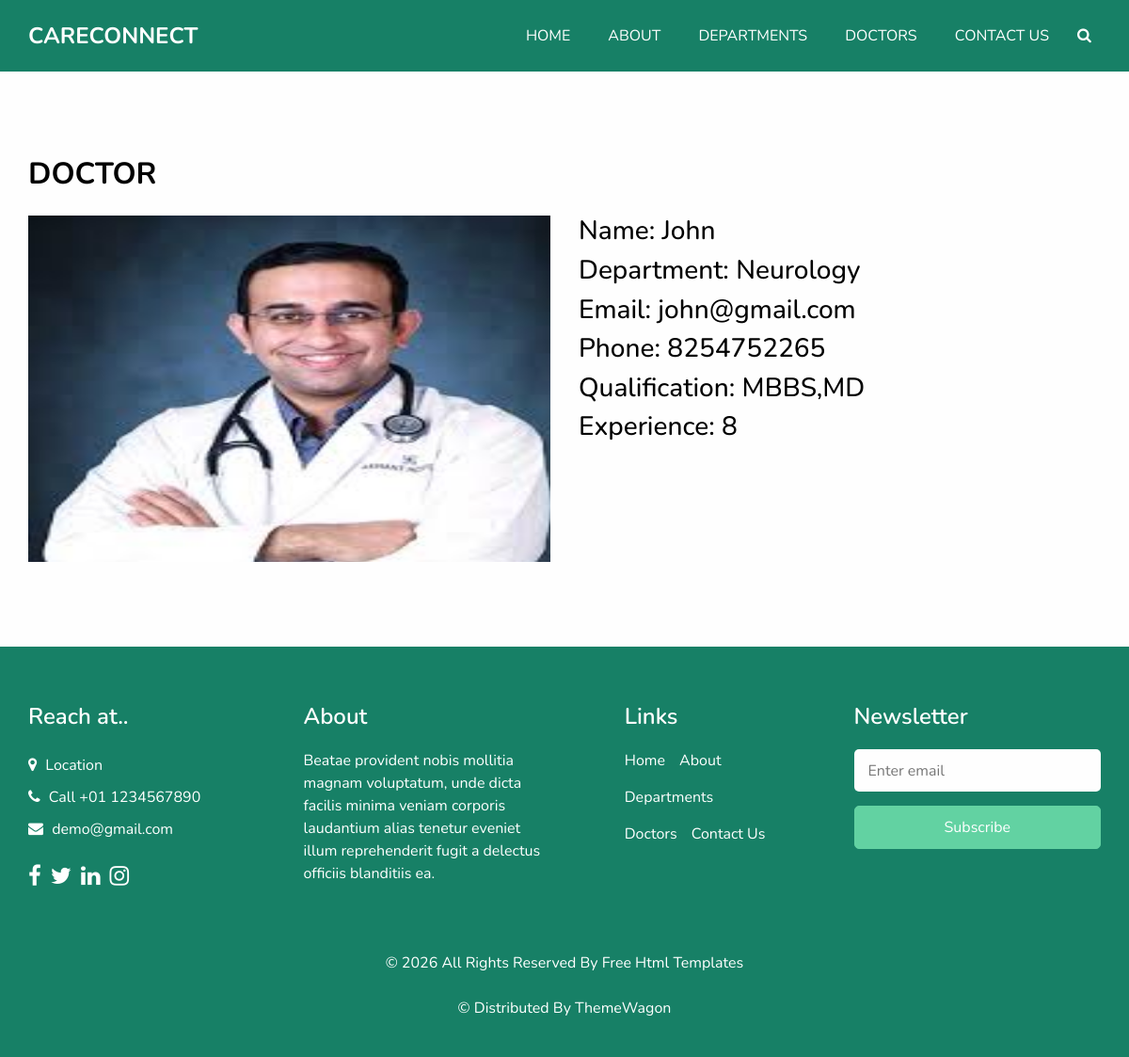
Page /appointment/single_doctor/8/ on the earlier database version.
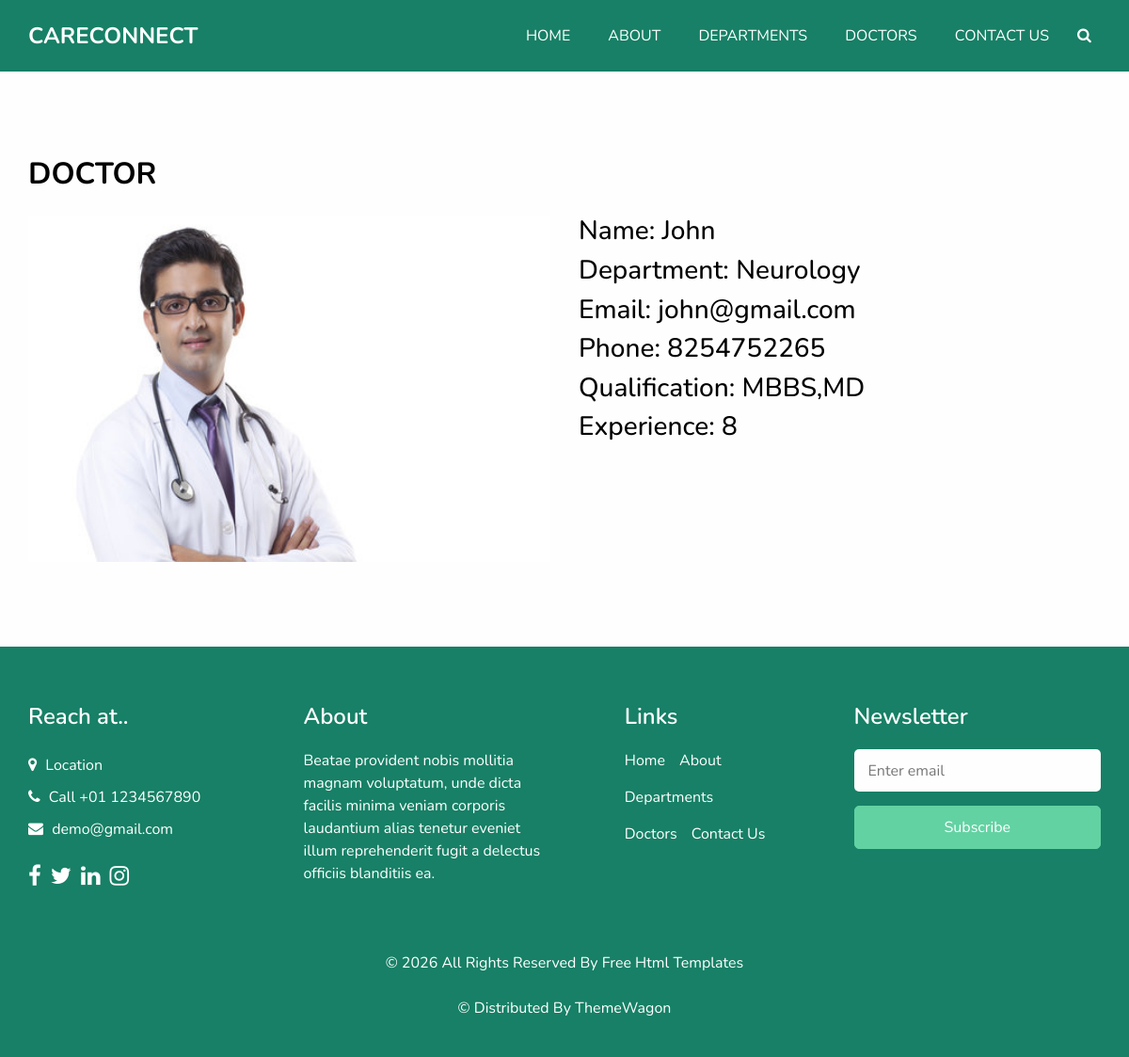
Same page on the later database version.
### hospitalapp/models.py (models this page shows, shortened)
class DoctorDb(models.Model):
    Doctor_Name = models.CharField(max_length=100)
    Department = models.CharField(max_length=100)
    Email = models.EmailField()
    Phone = models.IntegerField()
    Qualification = models.CharField(max_length=200)
    Experience = models.IntegerField()
    Image = models.ImageField(upload_to="doctor/",blank=True, null=True)

### webapp/views.py (the view)
# urls.py: path('single_doctor/<int:d_id>/',views.single_doctor, name='single_doctor'),
def single_doctor(request,d_id):
    single_doctor=DoctorDb.objects.get(id=d_id)
    return render(request, 'Single_Doctor.html',{'single_doctor':single_doctor})

### webapp/templates/Single_Doctor.html (shortened to what this page needs)
<!DOCTYPE html>
{% load static %}
<html>
<head>
  <link rel="stylesheet" type="text/css" href="{% static 'web/css/bootstrap.css' %}" />
  <link rel="stylesheet" type="text/css" href="https://cdnjs.cloudflare.com/ajax/libs/OwlCarousel2/2.3.4/assets/owl.carousel.min.css" />
  <link href="{% static 'web/css/font-awesome.min.css' %}" rel="stylesheet" />
  <link href="{% static 'web/css/style.css' %}" rel="stylesheet" />
  <link href="{% static 'web/css/responsive.css' %}" rel="stylesheet" />
</head>
<body class="sub_page">
  <div class="hero_area">
    <header class="header_section">
      <div class="container">
        <nav class="navbar navbar-expand-lg custom_nav-container ">
          <a class="navbar-brand" href="index.html">
            <span>
              CARECONNECT
            </span>
          </a>
          <div class="collapse navbar-collapse" id="navbarSupportedContent">
            <ul class="navbar-nav">
              <li class="nav-item active">
                <a class="nav-link" href="{% url 'home' %}">Home</a>
              </li>
              <li class="nav-item">
                <a class="nav-link" href="{% url 'about' %}"> About</a>
              </li>
              <li class="nav-item">
                <a class="nav-link" href="{% url 'all_departments' %}">Departments</a>
              </li>
              <li class="nav-item">
                <a class="nav-link" href="{% url 'doctors' %}">Doctors <span class="sr-only">(current)</span></a>
              </li>
              <li class="nav-item">
                <a class="nav-link" href="{% url 'contact' %}">Contact Us</a>
              </li>
              <form class="form-inline">
                <button class="btn  my-2 my-sm-0 nav_search-btn" type="submit">
                  <i class="fa fa-search" aria-hidden="true"></i>
                </button>
              </form>
            </ul>
          </div>
        </nav>
      </div>
    </header>
  </div>
  <section class="contact_section layout_padding">
    <div class="container">
      <div class="heading_container">
        <h2>
          DOCTOR
        </h2>
      </div>
      <div class="row">
        <div class="col-md-6">
          <div class="map_container">
            <div>
              <img src="{{ single_doctor.Image.url }}" height="450px" width="600px">
            </div>
          </div>
        </div>
        <div class="col-md-6">
          <div class="form_container contact-form">
            <div>
              <h3>Name: {{ single_doctor.Doctor_Name }}</h3>
            </div>
            <div>
              <h3>Department: {{ single_doctor.Department }}</h3>
            </div>
            <div>
              <h3>Email: {{ single_doctor.Email }}</h3>
            </div>
            <div>
              <h3>Phone: {{ single_doctor.Phone }}</h3>
            </div>
            <div>
              <h3>Qualification: {{ single_doctor.Qualification }}</h3>
            </div>
            <div>
              <h3>Experience: {{ single_doctor.Experience }}</h3>
            </div>
          </div>
        </div>
      </div>
    </div>
  </section>
  <footer class="footer_section">
    <div class="container">
      <div class="row">
        <div class="col-md-6 col-lg-3 footer_col">
          <div class="footer_contact">
            <h4>
              Reach at..
            </h4>
            <div class="contact_link_box">
              <a href="">
                <i class="fa fa-map-marker" aria-hidden="true"></i>
                <span>
                  Location
                </span>
              </a>
              <a href="">
                <i class="fa fa-phone" aria-hidden="true"></i>
                <span>
                  Call +01 1234567890
                </span>
              </a>
              <a href="">
                <i class="fa fa-envelope" aria-hidden="true"></i>
                <span>
                  demo@gmail.com
                </span>
              </a>
            </div>
          </div>
          <div class="footer_social">
            <a href="">
              <i class="fa fa-facebook" aria-hidden="true"></i>
            </a>
            <a href="">
              <i class="fa fa-twitter" aria-hidden="true"></i>
            </a>
            <a href="">
              <i class="fa fa-linkedin" aria-hidden="true"></i>
            </a>
            <a href="">
              <i class="fa fa-instagram" aria-hidden="true"></i>
            </a>
          </div>
        </div>
        <div class="col-md-6 col-lg-3 footer_col">
          <div class="footer_detail">
            <h4>
              About
            </h4>
            <p>
              Beatae provident nobis mollitia magnam voluptatum, unde dicta facilis minima veniam corporis laudantium alias tenetur eveniet illum reprehenderit fugit a delectus officiis blanditiis ea.
            </p>
          </div>
        </div>
        <div class="col-md-6 col-lg-2 mx-auto footer_col">
          <div class="footer_link_box">
            <h4>
              Links
            </h4>
            <div class="footer_links">
              <a class="" href="index.html">
                Home
              </a>
              <a class="" href="about.html">
                About
              </a>
              <a class="" href="departments.html">
                Departments
              </a>
              <a class="" href="doctors.html">
                Doctors
              </a>
              <a class="active" href="contact.html">
                Contact Us
              </a>
            </div>
          </div>
        </div>
        <div class="col-md-6 col-lg-3 footer_col ">
          <h4>
            Newsletter
          </h4>
          <form action="#">
            <input type="email" placeholder="Enter email" />
            <button type="submit">
              Subscribe
            </button>
          </form>
        </div>
      </div>
      <div class="footer-info">
        <p>
          &copy; <span id="displayYear"></span> All Rights Reserved By
          <a href="https://html.design/">Free Html Templates<br><br></a>
            &copy;  Distributed By
            <a href="https://themewagon.com/">ThemeWagon</a>
        </p>
      </div>
    </div>
  </footer>
</body>
</html>

### webapp/static/web/css/style.css (style rules this page uses)
body { font-family: 'Nunito', sans-serif; color: #000000; background-color: #fefefe; overflow-x: hidden; }
.layout_padding { padding: 90px 0; }
.heading_container { display: -webkit-box; display: -ms-flexbox; display: flex; -webkit-box-orient: vertical; -webkit-box-direction: normal; -ms-flex-direction: column; flex-direction: column; -webkit-box-align: start; -ms-flex-align: start; align-items: flex-start; }
.heading_container h2 { position: relative; font-weight: bold; margin-bottom: 0; text-transform: uppercase; }
a, a:hover, a:focus { text-decoration: none; }
.btn, .btn:focus { outline: none !important; -webkit-box-shadow: none; box-shadow: none; }
.hero_area { position: relative; min-height: 100vh; display: -webkit-box; display: -ms-flexbox; display: flex; -webkit-box-orient: vertical; -webkit-box-direction: normal; -ms-flex-direction: column; flex-direction: column; }
.sub_page .hero_area { min-height: auto; background-color: #178066; }
.header_section { padding: 15px 0; }
.navbar-brand span { font-weight: bold; font-size: 24px; color: #ffffff; text-transform: uppercase; }
.custom_nav-container { padding: 0; }
.custom_nav-container .navbar-nav { margin-left: auto; }
.custom_nav-container .navbar-nav .nav-item .nav-link { padding: 5px 20px; color: #ffffff; text-align: center; text-transform: uppercase; border-radius: 5px; -webkit-transition: all 0.3s; transition: all 0.3s; }
.custom_nav-container .nav_search-btn { width: 35px; height: 35px; padding: 0; border: none; color: #ffffff; }
.contact_section { position: relative; }
.contact_section .heading_container { margin-bottom: 25px; }
.contact_section .heading_container h2 { text-transform: uppercase; }
.contact_section .map_container { height: 368px; overflow: hidden; display: -webkit-box; display: -ms-flexbox; display: flex; -webkit-box-align: stretch; -ms-flex-align: stretch; align-items: stretch; padding: 0; }
.footer_section { background: #178066; color: #ffffff; padding: 60px 0 15px 0; position: relative; }
.footer_section h4 { font-weight: 600; margin-bottom: 20px; }
.footer_section .footer_col { margin-bottom: 30px; }
.footer_section .footer_contact .contact_link_box { display: -webkit-box; display: -ms-flexbox; display: flex; -webkit-box-orient: vertical; -webkit-box-direction: normal; -ms-flex-direction: column; flex-direction: column; }
.footer_section .footer_contact .contact_link_box a { margin: 5px 0; color: #ffffff; }
.footer_section .footer_contact .contact_link_box a i { margin-right: 5px; }
.footer_section .footer_social { display: -webkit-box; display: -ms-flexbox; display: flex; margin-top: 20px; margin-bottom: 10px; }
.footer_section .footer_social a { display: -webkit-box; display: -ms-flexbox; display: flex; -webkit-box-pack: center; -ms-flex-pack: center; justify-content: center; -webkit-box-align: center; -ms-flex-align: center; align-items: center; color: #ffffff; border-radius: 100%; margin-right: 10px; font-size: 24px; }
.footer_section .footer_links { display: -webkit-box; display: -ms-flexbox; display: flex; -ms-flex-wrap: wrap; flex-wrap: wrap; }
.footer_section .footer_links a { display: -webkit-box; display: -ms-flexbox; display: flex; -webkit-box-align: center; -ms-flex-align: center; align-items: center; margin-right: 15px; margin-bottom: 15px; color: #ffffff; }
.footer_section form input { border: none; background-color: #fefefe; width: 100%; height: 45px; color: #000000; outline: none; border-radius: 5px; padding: 0 15px; }
.footer_section form input::placeholder { color: #777; }
.footer_section form button { width: 100%; text-align: center; display: inline-block; padding: 10px 55px; background-color: #62d2a2; color: #ffffff; border-radius: 5px; -webkit-transition: all 0.3s; transition: all 0.3s; border: 1px solid #62d2a2; margin-top: 15px; }
.footer_section .footer-info { text-align: center; }
.footer_section .footer-info p { color: #ffffff; padding: 25px 0; margin: 0; }
.footer_section .footer-info p a { color: inherit; }

### webapp/static/web/css/responsive.css (style rules this page uses)
@media (min-width: 1200px) { .container { max-width: 1170px; } }

Differences in the rows shown:
changed DoctorDb "John": Image: a different picture
